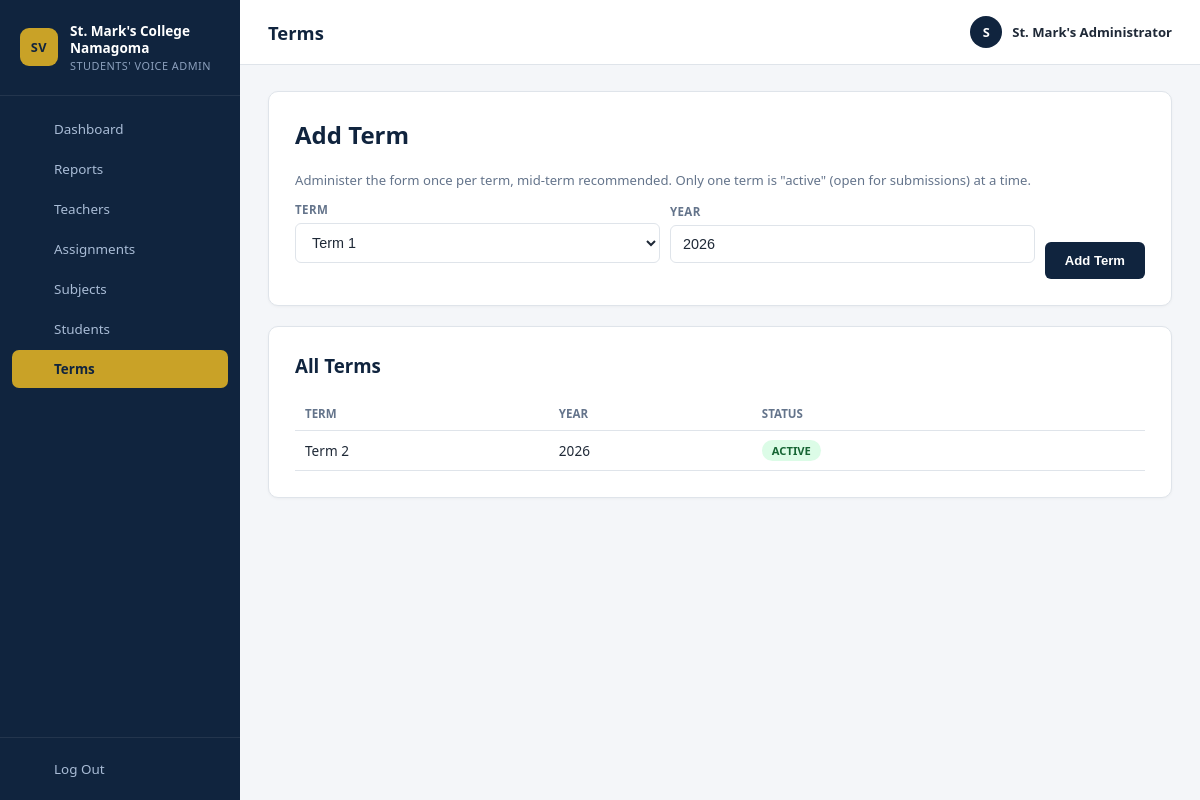
Page /admin/terms.php (signed in) on the committed database.
### tables this page shows
CREATE TABLE IF NOT EXISTS terms (
    id INT AUTO_INCREMENT PRIMARY KEY,
    term TINYINT NOT NULL,
    year SMALLINT NOT NULL,
    is_active TINYINT(1) NOT NULL DEFAULT 0,
    created_at TIMESTAMP NOT NULL DEFAULT CURRENT_TIMESTAMP,
    UNIQUE KEY uniq_term_year (term, year)
);

### config.php (called while the page is built, shortened)
<?php
if (!function_exists('safe_text')) {
    function safe_text($value): string
    {
        return htmlspecialchars((string) $value, ENT_QUOTES, 'UTF-8');
    }
}

### auth_guard.php (called while the page is built, shortened)
<?php
require_once __DIR__ . '/config.php';
function current_admin_name(): string
{
    return $_SESSION['sv_admin_name'] ?? '';
}

### admin/terms.php (the view, shortened to what this page needs)
<?php
require_once __DIR__ . '/../auth_guard.php';
require_once __DIR__ . '/../db.php';
$terms = $pdo->query("SELECT id, term, year, is_active FROM terms ORDER BY year DESC, term DESC")->fetchAll();
$pageTitle = 'Terms';
$activeNav = 'terms';
require __DIR__ . '/includes/header.php';
?>
<div class="sv-card">
    <h2 style="margin-top:0;color:var(--navy);">Add Term</h2>
    <p style="color:var(--muted);font-size:0.82rem;">Administer the form once per term, mid-term recommended. Only one term is "active" (open for submissions) at a time.</p>
    <form method="POST" style="display:flex;gap:10px;align-items:flex-end;flex-wrap:wrap;">
        <div style="flex:1 1 120px;">
            <label>Term</label>
            <select name="term" class="form-control">
                <option value="1">Term 1</option>
            </select>
        </div>
        <div style="flex:1 1 120px;">
            <label>Year</label>
            <input type="number" name="year" class="form-control" value="<?= (int) date('Y') ?>">
        </div>
        <div><button type="submit" class="btn">Add Term</button></div>
    </form>
</div>
<div class="sv-card">
    <h3 style="margin-top:0;color:var(--navy);">All Terms</h3>
    <table class="sv-data">
        <tr><th>Term</th><th>Year</th><th>Status</th><th></th></tr>
        <?php foreach ($terms as $t): ?>
            <tr>
                <td>Term <?= (int) $t['term'] ?></td>
                <td><?= (int) $t['year'] ?></td>
                <td><?= $t['is_active'] ? '<span class="badge outstanding">Active</span>' : '<span class="badge fair">Inactive</span>' ?></td>
                <td style="text-align:right;">
                </td>
            </tr>
        <?php endforeach; ?>
    </table>
</div>
<?php require __DIR__ . '/includes/footer.php'; ?>

### admin/includes/header.php (shortened to what this page needs)
<?php
$activeNav = $activeNav ?? '';
function sv_nav_icon(string $name): string
{
    $paths = [
        'dashboard' => '<rect x="3" y="3" width="7" height="9" rx="1.5"/><rect x="14" y="3" width="7" height="5" rx="1.5"/><rect x="14" y="12" width="7" height="9" rx="1.5"/><rect x="3" y="16" width="7" height="5" rx="1.5"/>',
        'reports'   => '<path d="M4 20V10"/><path d="M11 20V4"/><path d="M18 20v-7"/>',
        'teachers'  => '<circle cx="12" cy="8" r="3.4"/><path d="M5 20c0-3.6 3-6 7-6s7 2.4 7 6"/>',
        'assignments' => '<path d="M9 11.5 11 13.5 15.5 9"/><rect x="3.5" y="4" width="17" height="16" rx="2"/>',
        'subjects'  => '<path d="M4 5.5C4 4.7 4.7 4 5.5 4H12v16H5.5C4.7 20 4 19.3 4 18.5z"/><path d="M20 5.5c0-.8-.7-1.5-1.5-1.5H12v16h6.5c.8 0 1.5-.7 1.5-1.5z"/>',
        'students'  => '<circle cx="12" cy="7.5" r="3.2"/><path d="M6 20.5c0-3.3 2.7-5.8 6-5.8s6 2.5 6 5.8"/>',
        'terms'     => '<rect x="3.5" y="4.5" width="17" height="16" rx="1.8"/><path d="M3.5 9.5h17"/><path d="M8 2.5v4"/><path d="M16 2.5v4"/>',
        'logout'    => '<path d="M9 21H5.5A1.5 1.5 0 0 1 4 19.5v-15A1.5 1.5 0 0 1 5.5 3H9"/><path d="M15.5 16.5 20 12l-4.5-4.5"/><path d="M20 12H9"/>',
    ];
    $d = $paths[$name] ?? '';
    return '<svg class="sv-nav-icon" width="18" height="18" viewBox="0 0 24 24" fill="none" stroke="currentColor" stroke-width="1.8" stroke-linecap="round" stroke-linejoin="round">' . $d . '</svg>';
}
function sv_nav_link(string $key, string $href, string $label, string $active): string
{
    $cls = $key === $active ? 'sv-nav-link active' : 'sv-nav-link';
    return '<a href="' . $href . '" class="' . $cls . '">' . sv_nav_icon($key) . '<span>' . $label . '</span></a>';
}
$adminName = current_admin_name();
$adminInitial = $adminName !== '' ? strtoupper(substr($adminName, 0, 1)) : 'A';
$pageTitles = [
    'dashboard' => 'Dashboard', 'reports' => 'Reports', 'teachers' => 'Teachers',
    'assignments' => 'Assignments', 'subjects' => 'Subjects', 'students' => 'Students', 'terms' => 'Terms',
];
?>
<!DOCTYPE html>
<html lang="en">
<head>
    <link rel="stylesheet" href="../assets/style.css">
</head>
<body class="sv-admin-body">
    <div class="sv-admin-shell">
        <aside class="sv-sidebar">
            <div class="sv-sidebar-brand">
                <div class="mark">SV</div>
                <div>
                    <div class="name"><?= safe_text(SV_SCHOOL_NAME) ?></div>
                    <div class="tag">Students' Voice Admin</div>
                </div>
            </div>
            <nav class="sv-sidebar-nav">
                <?= sv_nav_link('dashboard', 'dashboard.php', 'Dashboard', $activeNav) ?>
                <?= sv_nav_link('reports', 'reports.php', 'Reports', $activeNav) ?>
                <?= sv_nav_link('teachers', 'teachers.php', 'Teachers', $activeNav) ?>
                <?= sv_nav_link('assignments', 'assignments.php', 'Assignments', $activeNav) ?>
                <?= sv_nav_link('subjects', 'subjects.php', 'Subjects', $activeNav) ?>
                <?= sv_nav_link('students', 'students.php', 'Students', $activeNav) ?>
                <?= sv_nav_link('terms', 'terms.php', 'Terms', $activeNav) ?>
            </nav>
            <div class="sv-sidebar-footer">
                <a href="logout.php" class="sv-nav-link">
                    <?= sv_nav_icon('logout') ?><span>Log Out</span>
                </a>
            </div>
        </aside>
        <main class="sv-admin-main">
            <div class="sv-admin-topbar">
                <h1><?= safe_text($pageTitles[$activeNav] ?? ($pageTitle ?? 'Admin')) ?></h1>
                <div class="sv-admin-user">
                    <div class="avatar"><?= safe_text($adminInitial) ?></div>
                    <span><?= safe_text($adminName ?: 'Administrator') ?></span>
                </div>
            </div>
            <div class="sv-admin-content">

### admin/includes/footer.php
            </div>
        </main>
    </div>
</body>
</html>

### assets/style.css (style rules this page uses)
:root { --navy: #10243e; --navy-light: #16345a; --gold: #c9a227; --bg: #f4f6f9; --card: #ffffff; --border: #dfe4ea; --text: #1f2937; --muted: #64748b; --danger: #dc2626; --success: #16a34a; }
* { box-sizing: border-box; }
body { margin: 0; font-family: 'Segoe UI', system-ui, sans-serif; background: var(--bg); color: var(--text); }
.sv-card { background: var(--card); border: 1px solid var(--border); border-radius: 10px; padding: 26px; margin-bottom: 20px; box-shadow: 0 1px 3px rgba(0,0,0,0.04); }
label { display: block; font-size: 0.72rem; text-transform: uppercase; color: var(--muted); font-weight: 700; margin-bottom: 6px; letter-spacing: 0.4px; }
.form-control, select.form-control, textarea.form-control { width: 100%; background: #fff; border: 1px solid var(--border); padding: 10px 12px; border-radius: 6px; color: var(--text); font-size: 0.9rem; margin-bottom: 16px; }
.btn { display: inline-block; background: var(--navy); color: #fff; border: none; padding: 11px 20px; font-weight: 700; font-size: 0.82rem; border-radius: 6px; cursor: pointer; text-decoration: none; text-align: center; }
.badge { display: inline-block; padding: 3px 10px; border-radius: 999px; font-size: 0.7rem; font-weight: 700; text-transform: uppercase; }
.badge.outstanding { background: #dcfce7; color: #166534; }
table.sv-data { width: 100%; border-collapse: collapse; font-size: 0.85rem; }
table.sv-data th, table.sv-data td { padding: 9px 10px; border-bottom: 1px solid var(--border); text-align: left; }
table.sv-data th { color: var(--muted); font-size: 0.72rem; text-transform: uppercase; }
.sv-admin-body { background: var(--bg); }
.sv-admin-shell { display: flex; min-height: 100vh; }
.sv-sidebar { width: 240px; flex: 0 0 240px; background: var(--navy); color: #cbd5e1; display: flex; flex-direction: column; position: sticky; top: 0; height: 100vh; }
.sv-sidebar-brand { display: flex; align-items: center; gap: 12px; padding: 22px 20px; border-bottom: 1px solid rgba(255,255,255,0.08); }
.sv-sidebar-brand .mark { width: 38px; height: 38px; flex: 0 0 38px; border-radius: 9px; background: var(--gold); color: var(--navy); font-weight: 800; font-size: 0.8rem; display: flex; align-items: center; justify-content: center; letter-spacing: 0.5px; }
.sv-sidebar-brand .name { color: #fff; font-weight: 700; font-size: 0.85rem; line-height: 1.25; }
.sv-sidebar-brand .tag { color: #8ca0bd; font-size: 0.68rem; text-transform: uppercase; letter-spacing: 0.5px; margin-top: 2px; }
.sv-sidebar-nav { flex: 1; padding: 14px 12px; display: flex; flex-direction: column; gap: 2px; overflow-y: auto; }
.sv-nav-link { display: flex; align-items: center; gap: 12px; padding: 10px 12px; border-radius: 7px; color: #a9bcd6; text-decoration: none; font-size: 0.84rem; font-weight: 500; transition: background 0.12s, color 0.12s; }
.sv-nav-link.active { background: var(--gold); color: var(--navy); font-weight: 700; }
.sv-nav-icon { flex: 0 0 18px; }
.sv-sidebar-footer { padding: 12px; border-top: 1px solid rgba(255,255,255,0.08); }
.sv-admin-main { flex: 1; min-width: 0; display: flex; flex-direction: column; }
.sv-admin-topbar { background: var(--card); border-bottom: 1px solid var(--border); padding: 16px 28px; display: flex; align-items: center; justify-content: space-between; position: sticky; top: 0; z-index: 5; }
.sv-admin-topbar h1 { margin: 0; font-size: 1.15rem; color: var(--navy); font-weight: 700; }
.sv-admin-user { display: flex; align-items: center; gap: 10px; font-size: 0.82rem; color: var(--text); font-weight: 600; }
.sv-admin-user .avatar { width: 32px; height: 32px; border-radius: 50%; background: var(--navy); color: #fff; font-weight: 700; font-size: 0.8rem; display: flex; align-items: center; justify-content: center; }
.sv-admin-content { max-width: 1180px; width: 100%; margin: 0 auto; padding: 26px 28px 60px; }
.sv-admin-content .sv-card { transition: box-shadow 0.15s; }

### rows in the picture
terms: term "2", year "2026", is_active "ACTIVE"

### other values in the picture
safe_text(SV_SCHOOL_NAME) "St. Mark's College Namagoma"
$label "Dashboard Reports Teachers Assignments Subjects Students Terms"
safe_text($pageTitles[$activeNav] ?? ($pageTitle ?? 'Admin')) "Terms"
safe_text($adminInitial) "S"
safe_text($adminName ?: 'Administrator') "St. Mark's Administrator"
